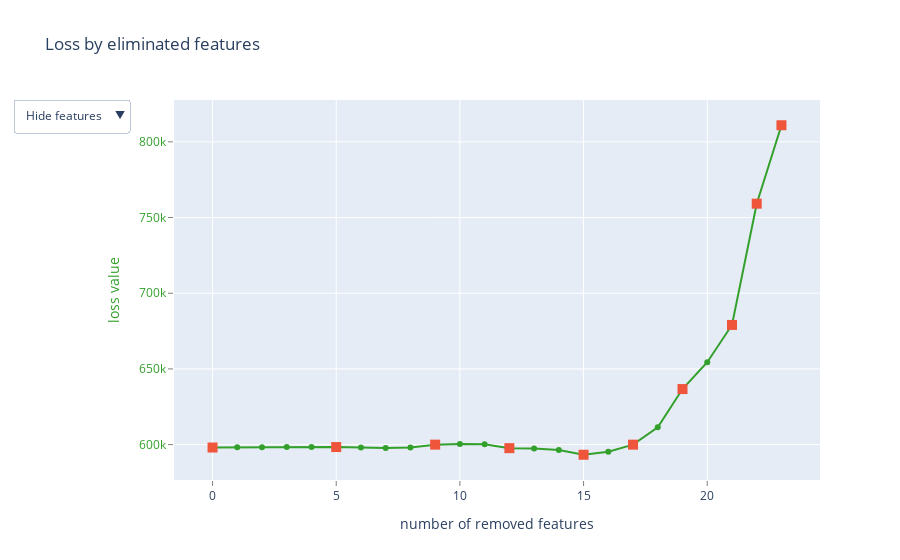

Notebook source saved alongside this figure:
### Markdown cell above
### 9 шагов

### Code cell
_ = select_features(algorithm=EFeaturesSelectionAlgorithm.RecursiveByShapValues, steps=9)

### Figure 1 — Plotly figure (JSON) as saved in the notebook; plotly's stock layout.template omitted (floating-point values rounded to 4 significant figures)
{"data": [{"line": {"color": "rgb(51,160,44)"}, "mode": "lines+markers", "name": "", "text": ["", "total_kw", "g_lift", "kw13", "kw10", "kw12", "kw7", "kw5", "kw6", "kw2", "kw8", "kw11", "kw4", "kw9", "kw3", "n_photos", "kw1", "apartment_age", "rooms", "month", "floor", "build_tech", "street_id", "year"], "type": "scatter", "x": [0, 1, 2, 3, 4, 5, 6, 7, 8, 9, 10, 11, 12, 13, 14, 15, 16, 17, 18, 19, 20, 21, 22, 23], "y": [598100.0, 598200.0, 598300.0, 598300.0, 598400.0, 598400.0, 598100.0, 597800.0, 598100.0, 600000.0, 600400.0, 600300.0, 597600.0, 597500.0, 596500.0, 593300.0, 595300.0, 600000.0, 611400.0, 636700.0, 654400.0, 679000.0, 759200.0, 811000.0]}, {"marker": {"size": 10, "symbol": "square"}, "mode": "markers", "name": "", "text": ["", "kw12", "kw2", "kw4", "n_photos", "apartment_age", "month", "build_tech", "street_id", "year"], "type": "scatter", "x": [0, 5, 9, 12, 15, 17, 19, 21, 22, 23], "y": [598100.0, 598400.0, 600000.0, 597600.0, 593300.0, 600000.0, 636700.0, 679000.0, 759200.0, 811000.0]}, {"mode": "text", "name": "", "text": ["", "25", "7", "21", "18", "20", "15", "13", "14", "10", "16", "19", "12", "17", "11", "8", "9", "26", "4", "23", "2", "1", "0", "22"], "textfont": {"color": "rgb(51,160,44)", "family": "sans serif", "size": 18}, "textposition": "bottom center", "type": "scatter", "visible": false, "x": [0, 1, 2, 3, 4, 5, 6, 7, 8, 9, 10, 11, 12, 13, 14, 15, 16, 17, 18, 19, 20, 21, 22, 23], "y": [598100.0, 598200.0, 598300.0, 598300.0, 598400.0, 598400.0, 598100.0, 597800.0, 598100.0, 600000.0, 600400.0, 600300.0, 597600.0, 597500.0, 596500.0, 593300.0, 595300.0, 600000.0, 611400.0, 636700.0, 654400.0, 679000.0, 759200.0, 811000.0]}, {"mode": "text", "name": "", "text": ["", "total_kw", "g_lift", "kw13", "kw10", "kw12", "kw7", "kw5", "kw6", "kw2", "kw8", "kw11", "kw4", "kw9", "kw3", "n_photos", "kw1", "apartment_age", "rooms", "month", "floor", "build_tech", "street_id", "year"], "textfont": {"color": "rgb(51,160,44)", "family": "sans serif", "size": 18}, "textposition": "bottom center", "type": "scatter", "visible": false, "x": [0, 1, 2, 3, 4, 5, 6, 7, 8, 9, 10, 11, 12, 13, 14, 15, 16, 17, 18, 19, 20, 21, 22, 23], "y": [598100.0, 598200.0, 598300.0, 598300.0, 598400.0, 598400.0, 598100.0, 597800.0, 598100.0, 600000.0, 600400.0, 600300.0, 597600.0, 597500.0, 596500.0, 593300.0, 595300.0, 600000.0, 611400.0, 636700.0, 654400.0, 679000.0, 759200.0, 811000.0]}], "layout": {"showlegend": false, "title": {"text": "Loss by eliminated features"}, "updatemenus": [{"active": 0, "buttons": [{"args": [{"visible": [true, true, false, false]}], "label": "Hide features", "method": "update"}, {"args": [{"visible": [true, true, true, false]}], "label": "Show indices", "method": "update"}, {"args": [{"visible": [true, true, false, true]}], "label": "Show names", "method": "update"}], "pad": {"r": 10, "t": 10}, "showactive": true, "x": -0.25, "xanchor": "left", "y": 1.03, "yanchor": "top"}], "xaxis": {"gridcolor": "rgb(255,255,255)", "showgrid": true, "showline": false, "showticklabels": true, "tickcolor": "rgb(127,127,127)", "ticks": "outside", "title": {"text": "number of removed features"}, "zeroline": false}, "yaxis": {"gridcolor": "rgb(255,255,255)", "showgrid": true, "showline": false, "showticklabels": true, "tickcolor": "rgb(127,127,127)", "tickfont": {"color": "rgb(51,160,44)"}, "ticks": "outside", "title": {"font": {"color": "rgb(51,160,44)"}, "text": "loss value"}, "zeroline": false}}}
